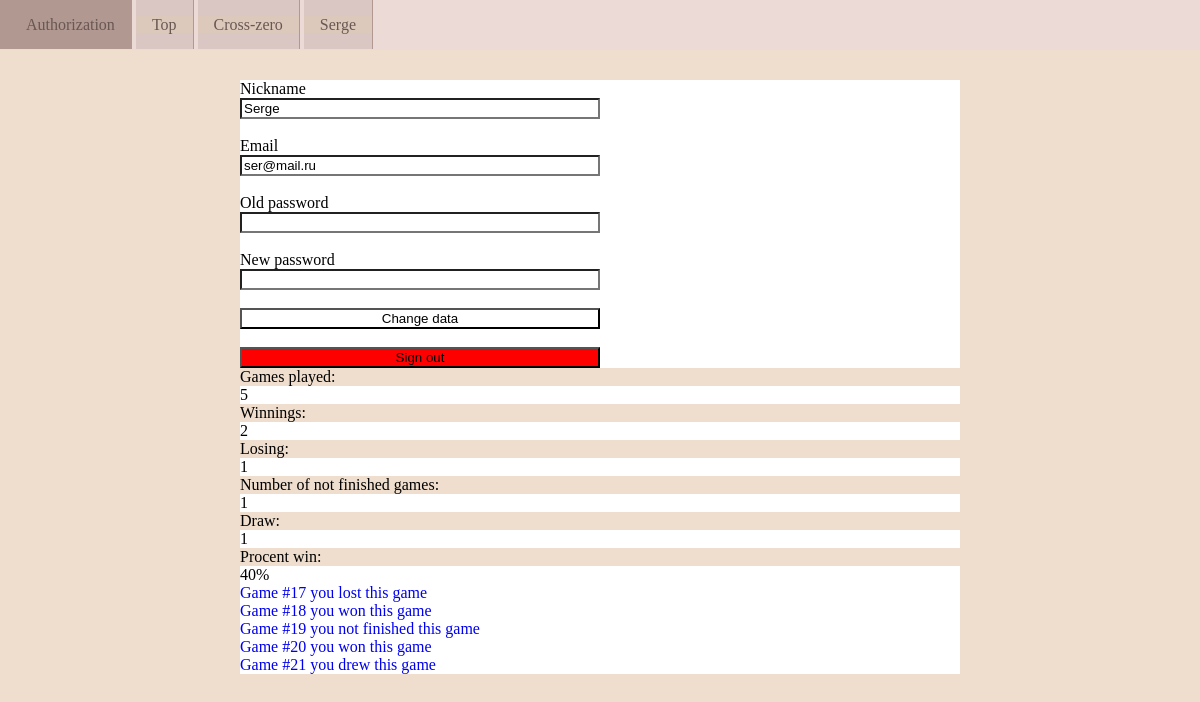
/person.php (signed in), run on the app's committed database.
### tables this page shows
CREATE TABLE IF NOT EXISTS `games` (
  `idUser` int(11) NOT NULL,
  `idGame` int(11) NOT NULL AUTO_INCREMENT,
  `Result` int(11) NOT NULL,
  `gameCourse` varchar(255) NOT NULL,
  PRIMARY KEY (`idGame`),
  KEY `idUser` (`idUser`)
);

### model/person_model.php (called while the page is built, shortened)
<?php
class PersonModel extends Model
{
    public function __construct($link){
      $this->link=$link;
    }
  public function count_win($player){
    $query="SELECT COUNT( idGame ) FROM `games`WHERE idUser =$player and result=1";
    $result2=mysqli_query($this->link,$query)or die("Ошибка запроса".mysqli_error($this->link));
    $row =mysqli_fetch_row($result2);
    return $row[0];
  }
  public function count_lose($player){
    $query="SELECT COUNT( idGame ) FROM `games`WHERE idUser =$player and result=2";
    $result2=mysqli_query($this->link,$query)or die("Ошибка запроса".mysqli_error($this->link));
    $row =mysqli_fetch_row($result2);
    return $row[0];
  }
  public function count_game($player){
    $query="SELECT COUNT( idGame ) FROM `games` WHERE idUser = $player;";
    $result2=mysqli_query($this->link,$query) or die($query.mysqli_error($this->link));
    $row =mysqli_fetch_row($result2);
    return $row[0];
  }
  public function count_not_game($player){
    $query="SELECT COUNT( idGame ) FROM `games` WHERE idUser =$player and result=0";
    $result2=mysqli_query($this->link,$query)or die("Ошибка запроса".mysqli_error($this->link));
    $row =mysqli_fetch_row($result2);
    return $row[0];
  }
  public function count_draw($player){
    $query="SELECT COUNT( idGame ) FROM `games` WHERE idUser =$player and result=3";
    $result2=mysqli_query($this->link,$query)or die("Ошибка запроса".mysqli_error($this->link));
    $row =mysqli_fetch_row($result2);
    return $row[0];
  }
  public function all_game($player){
    $query="SELECT * FROM `games` WHERE idUser =$player";
    $result2=mysqli_query($this->link,$query)or die("Ошибка запроса".mysqli_error($this->link));
    $row = array();
    for ($i=0; $i < mysqli_num_rows($result2); $i++) {
      array_push ($row,mysqli_fetch_row($result2));
    }
    return $row;
  }
}
 ?>

### view/view.php (the view, shortened to what this page needs)
<?php
class View{
  private $model;
  public function __construct($controller,$model){
    $this->model = $model;
  }
    public function output_statistic($idUser){
      $s="<p>Games played:</p>".$this->model->count_game($idUser)."
      <br><p>Winnings:</p>".$this->model->count_win($idUser)."
      <br><p>Losing:</p>".$this->model->count_lose($idUser)."
      <br><p>Number of not finished games:</p>".$this->model->count_not_game($idUser).
      "<br><p>Draw:</p>".$this->model->count_draw($idUser)."
      <br><p>Procent win:</p>".$this->model->count_win($idUser)/$this->model->count_game($idUser)*100 ."%";
      foreach ($this->model->all_game($idUser) as $game) {
        $tmp='not finished';
        if ($game[3][strlen($game[3])-1]=='!'){
          $tmp='won';
        } else if ($game[3][strlen($game[3])-1]=='?'){
          $tmp='lost';
        } else if ($game[3][strlen($game[3])-1]=='-'){
          $tmp='drew';
        }
         $s.='<br><a href="game.php?game='.$game[1].'&course='.$game[3].'" target="_blank">Game #'.$game[1].' you '.$tmp.' this game</a>';
      }
      return $s;
    }
}
?>

### styles/person_style.css (style rules this page uses)
a { background-color: white; }

### styles/menu_styles.css (style rules this page uses)
* { margin: 0; background-color:#efdecd; text-decoration: none; }
body { margin:0; }
a { text-decoration: none; font-family: 'Lora', serif; transition: .5s linear; }

### data on the page
games: idGame "17", gameCourse "lost"
games: idGame "18", gameCourse "won"
games: idGame "19", tmp "not finished"
games: idGame "20", gameCourse "won"
games: idGame "21", gameCourse "drew"

### other printed values
$_SESSION['nick'] "Serge"
$this->model->count_game($idUser) "5"
$this->model->count_win($idUser) "2"
$this->model->count_lose($idUser) "1"
$this->model->count_not_game($idUser) "1"
$this->model->count_draw($idUser) "1"
$this->model->count_win($idUser)/$this->model->count_game($idUser)*100 "40"
